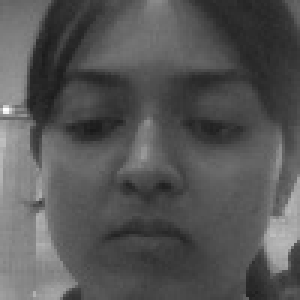
#> input picture faces/Gouri Biswas/face_11.jpg, 100 x 100 px, given in place of the camera (shown 3 times larger)
$ python faces.py
#> lines starting #> are read from the running program, lines starting #| are printed output that depends on the picture
#> the answer given: 1
import cv2
import os
import time
import numpy as np

# Load Haarcascade Face Detector
face_cascade = cv2.CascadeClassifier(cv2.data.haarcascades + 'haarcascade_frontalface_default.xml')

# Create LBPH Face Recognizer
recognizer = cv2.face.LBPHFaceRecognizer_create()

# Folder to store face images
save_folder = "faces"
os.makedirs(save_folder, exist_ok=True)

def capture_faces():
    """ Capture face images for training """
    person_name = input("Enter your name: ").strip()
#> the answer given: faces/Gouri Biswas/face_11.jpg
    person_folder = os.path.join(save_folder, person_name)
    os.makedirs(person_folder, exist_ok=True)

    cap = cv2.VideoCapture(0)
    if not cap.isOpened():
        print("Error: Cannot open webcam")
        return

    print("Look at the camera... Capturing images!")

    image_count = 0
    while image_count < 100:  # Capture 100 images
        ret, frame = cap.read()
#> frame is the input picture: shape (100, 100, 3); min 25, max 255, mean 85.5
        if not ret:
            print("Error: Cannot read frame")
            break

        gray = cv2.cvtColor(frame, cv2.COLOR_BGR2GRAY)
        detected_faces = face_cascade.detectMultiScale(gray, 1.1, 5, minSize=(50, 50))
#> detected_faces = [[6, 7, 85, 85]]

        for (x, y, w, h) in detected_faces:
            face_img = gray[y:y+h, x:x+w]
            face_resized = cv2.resize(face_img, (100, 100))

            img_path = os.path.join(person_folder, f"face_{image_count}.jpg")
            cv2.imwrite(img_path, face_resized)  # Save face image
            image_count += 1
            time.sleep(0.1)
#> this loop made 1 pass
#> (x, y, w, h, image_count) on pass 1: (6, 7, 85, 85, 1)
#> pass 1, in capture_faces, `face_img = gray[y:y+h, x:x+w]`:
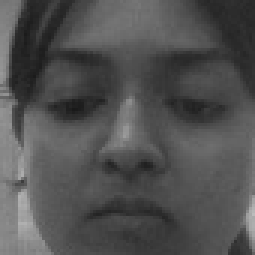
#> face_img: shape (85, 85) (shown 3 times larger); min 25, max 188, mean 81.1
#> after the loop, image_count = 1

        cv2.imshow("Capturing Face", frame)
        if cv2.waitKey(1) & 0xFF == ord('q'):
#> (key q is pressed here)
            break

    cap.release()
    cv2.destroyAllWindows()
    print(f"Captured {image_count} images for {person_name}!")
#| Captured 1 images for faces/Gouri Biswas/face_11.jpg!

    train_faces()  # Train the model after capturing images

def train_faces():
    """ Train the face recognition model """
    faces, labels = [], []
    label_dict = {}

    people = os.listdir(save_folder)
    for label, person_name in enumerate(people):
        person_folder = os.path.join(save_folder, person_name)
        if not os.path.isdir(person_folder):
            continue

        label_dict[label] = person_name  # Map label to name
        for img_name in os.listdir(person_folder):
            img_path = os.path.join(person_folder, img_name)
            img = cv2.imread(img_path, cv2.IMREAD_GRAYSCALE)
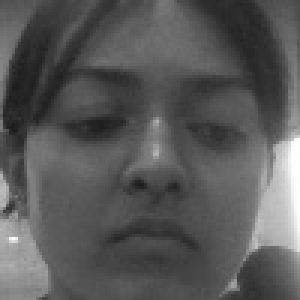
#> input picture faces/Gouri Biswas/face_0.jpg, 100 x 100 px (shown 3 times larger)
#> img is the input picture: shape (100, 100); min 27, max 255, mean 88.4
            if img is not None:
                faces.append(img)
                labels.append(label)

    if len(faces) == 0:
        print("No face data found! Please capture images first.")
        return

    faces = np.array(faces, dtype=np.uint8)
    labels = np.array(labels, dtype=np.int32)

    recognizer.train(faces, labels)
    recognizer.save("trained_faces.yml")

    np.save("labels_dict.npy", label_dict)
    print("Training complete! Model saved.")

# [48 lines left out: function recognize_face, not called in this run]

# Main Menu
print("1. Train New Face")
print("2. Recognize Face")
choice = input("Enter your choice: ")

if choice == "1":
    capture_faces()
elif choice == "2":
    recognize_face()
else:
    print("Invalid choice! Exiting.")
